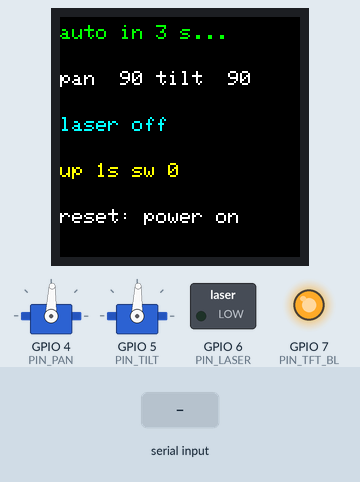
A sketch run on a simulated ESP32-S3. On the bench: 240×240 colour display, 2 × servo, switched loads named in the sketch (green lamp = pin HIGH), output pins drawn as LEDs (lit = HIGH). The inputs (shaded band) are chosen by the test bench. Servo pulses on a pin are drawn as a servo (544–2400 µs = 0–180°); what the sketch prints to the serial monitor is not drawn.

Above: at 1.9 s.
2.0 s: "r\n" received over Serial
At 2.46 s:
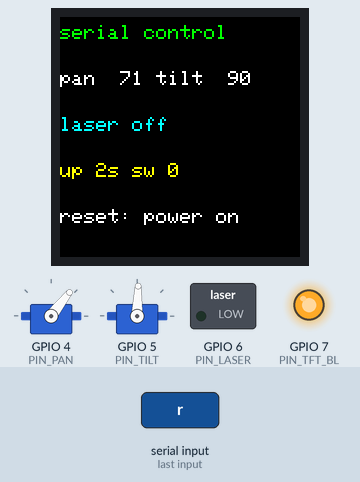
At 10.6 s:
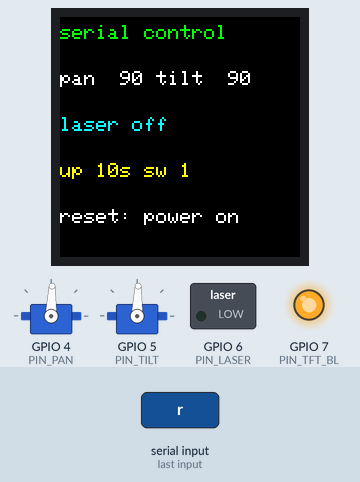
10.7 s: "l\n" received over Serial
At 19.84 s:
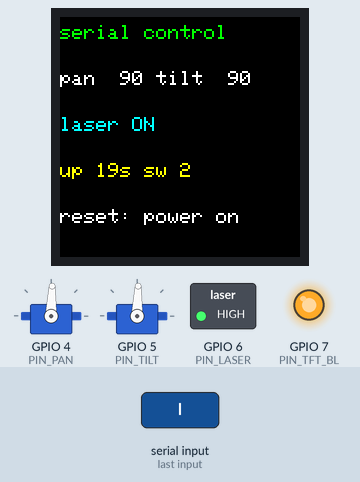
Timing chart, 0 to 27.9 s (numbered marks = the images above; inputs shaded):
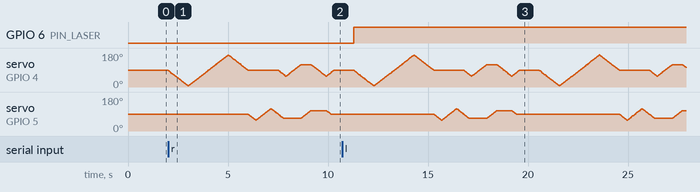

Measured:
- after the input at 2.0 s, GPIO 6 (PIN_LASER): stops changing and stays LOW; the display: changes after 0.31 s (image 1)
- after the input at 10.7 s, GPIO 6 (PIN_LASER): LOW → HIGH after 0.59 s; the display: first differs from a run without the input after 0.95 s (image 3 shows a later state)
- what the display in image 3 shows lasts 0.5 s, from 19.6 s to 20.1 s

The sketch:

servo_test.ino
```cpp
// Bench + power test for the pan-tilt + laser on the ESP32-S3 (no WiFi). Shows its state on the TFT.
// Use it to: check the servos move smoothly, centre them before fitting the arms,
// and find the tilt angle where the beam reaches horizontal.
//
// Libraries: Adafruit ST7735 and ST7789 (+ Adafruit GFX). Works with no TFT wired (draws to nothing).
// Board: "ESP32S3 Dev Module" (esp32 board package 3.x). No servo library needed: the servos are
// driven straight from the chip's LEDC PWM (ESP32Servo breaks on the newest esp32 package).
// Plug the USB cable into the port marked "UART"/"COM" (if you use the "USB" port instead,
// set Tools > USB CDC On Boot: Enabled). Serial Monitor: 115200 baud, line ending "Newline".
//
// Wiring (same pins as control_s3.ino):
//   pan servo signal (orange)  -> GPIO 4
//   tilt servo signal (orange) -> GPIO 5
//   laser S                    -> GPIO 6   (bench test only; the real build switches it with Q1)
//   laser -                    -> GND
//   servo red (+)  -> bank 5 V (breakout VBUS). NOT the ESP's 5VIN pin: it can't supply current.
//   servo brown (-) -> bank GND, AND bank GND -> ESP GND (grounds must be shared)
//   optional: 1000 uF across the servo 5 V and GND (stripe to GND) if the ESP resets when they move
//   TFT (optional): VCC -> ESP 3V3 (not 5 V), GND, SCL -> 12, SDA -> 11, RES -> 8, DC -> 9, CS -> 10, BLK -> 7
//
// Screen: mode, angles, laser, uptime, sweeps done, and WHY the ESP last reset. During a power test,
// "reset: BROWNOUT" or an uptime that keeps going back to 0 means the 5 V rail dipped.
//
// Commands (type in the Serial Monitor, press Enter):
//   c        centre both servos at 90
//   p 120    pan to 120 deg        t 70    tilt to 70 deg
//   u / d    tilt up / down by 1 deg (to creep up to horizontal)
//   s        slow sweep test of both servos, then back to centre
//   l        laser on/off
//   b        laser blink on/off (500 ms on / 500 ms off)
//   r        repeat: sweep over and over (1 s pause between) until you press r again
//   ?        print the current angles
// The laser starts OFF. Point the pan-tilt at a wall and keep faces out of the way.
//
// NO-LAPTOP MODE: if nothing is typed within 3 s of power-up (AUTO_START_MS), it sweeps forever on its own,
// with the laser BLINKING (AUTO_LASER). Point it at a wall.
// Use it to run the ESP from the power bank too (bank 5 V -> ESP 5V pin, USB unplugged):
// the ESP's own current keeps the bank from switching itself off.

#include <SPI.h>
#include <Adafruit_GFX.h>
#include <Adafruit_ST7789.h>
#include "esp_system.h"

// Minimal servo driver on the ESP32's LEDC PWM (esp32 board package 3.x API).
struct LedcServo {
  int pin = -1;
  void attach(int p) { pin = p; ledcAttach(pin, 50, 14); }   // 50 Hz, 14-bit duty (0..16383 over 20 ms)
  void write(int deg) {                                      // SG90: 500 us = 0 deg, 2400 us = 180 deg
    uint32_t us = 500 + (uint32_t)deg * 1900 / 180;
    ledcWrite(pin, us * 16383 / 20000);
  }
};

const int PIN_PAN = 4, PIN_TILT = 5, PIN_LASER = 6;
const int PIN_TFT_BL = 7, PIN_TFT_RST = 8, PIN_TFT_DC = 9, PIN_TFT_CS = 10, PIN_TFT_MOSI = 11, PIN_TFT_SCK = 12;
const uint32_t SCREEN_MS = 250;          // redraw at most this often (drawing takes a few ms)
const int PAN_MIN = 10, PAN_MAX = 170;
const int TILT_MIN = 0, TILT_MAX = 180;  // full range here, to find the limits. control_s3.ino clamps it.
const bool AUTO_LASER = true;            // laser on during the no-laptop auto sweep
const int STEP_MS = 12;                  // slew speed: 1 deg every 12 ms (smooth, gentle on the power)
const uint32_t AUTO_START_MS = 3000;     // no-laptop mode starts this long after boot if nothing is typed
const uint32_t BLINK_MS = 500;           // laser blink period half (on 500 ms, off 500 ms) in auto mode / 'b'

LedcServo pan, tilt;
void slew(LedcServo &s, int &cur, int target);  // explicit prototype (keeps the Arduino IDE from guessing one above the struct)
int panDeg = 90, tiltDeg = 90;
bool laserOn = false;
bool repeatSweep = false;  // 'r' command
bool blinkLaser = false;   // auto mode or 'b' command: laser toggles every BLINK_MS while running
uint32_t lastBlink = 0;
uint32_t sweeps = 0;
const char *resetWhy = "?";

Adafruit_ST7789 tft(&SPI, PIN_TFT_CS, PIN_TFT_DC, PIN_TFT_RST);
const uint16_t LINE_COLOR[5] = {ST77XX_GREEN, ST77XX_WHITE, ST77XX_CYAN, ST77XX_YELLOW, ST77XX_WHITE};
char shown[5][21];                       // what each line shows now (only changed lines are redrawn)
uint32_t lastScreen = 0;
bool gotCmd = false;  // stays false until something is typed -> auto-sweep mode

void setLaser(bool on) { laserOn = on; digitalWrite(PIN_LASER, on ? HIGH : LOW); }

const char *resetReason() {
  switch (esp_reset_reason()) {
    case ESP_RST_POWERON:  return "power on";
    case ESP_RST_BROWNOUT: return "BROWNOUT!";
    case ESP_RST_PANIC:    return "crash";
    case ESP_RST_INT_WDT: case ESP_RST_TASK_WDT: case ESP_RST_WDT: return "watchdog";
    case ESP_RST_SW:       return "software";
    case ESP_RST_EXT:      return "reset pin";
    default:               return "other";
  }
}

// Draw one 20-char line, padded so old text is overwritten without clearing the screen (no flicker).
void drawLine(int i, const char *text) {
  char padded[21];
  snprintf(padded, sizeof(padded), "%-20s", text);
  if (strcmp(padded, shown[i]) == 0) return;
  strcpy(shown[i], padded);
  tft.setTextColor(LINE_COLOR[i], ST77XX_BLACK);
  tft.setCursor(0, 8 + i * 46);
  tft.print(padded);
}

void screenTick() {
  uint32_t now = millis();
  if (now - lastScreen < SCREEN_MS) return;
  lastScreen = now;
  char buf[24];
  drawLine(0, (!gotCmd && now > AUTO_START_MS) ? "AUTO sweep" : (gotCmd ? "serial control" : "auto in 3 s..."));
  snprintf(buf, sizeof(buf), "pan %3d tilt %3d", panDeg, tiltDeg);     drawLine(1, buf);
  drawLine(2, blinkLaser ? "laser BLINK" : (laserOn ? "laser ON" : "laser off"));
  snprintf(buf, sizeof(buf), "up %lus sw %lu", (unsigned long)(now / 1000), (unsigned long)sweeps);
  drawLine(3, buf);
  snprintf(buf, sizeof(buf), "reset: %s", resetWhy);                    drawLine(4, buf);
}

// Called every servo step and while idling: the laser blinks and the screen updates even during a sweep.
void tick() {
  if (blinkLaser) {
    uint32_t now = millis();
    if (now - lastBlink >= BLINK_MS) { lastBlink = now; setLaser(!laserOn); }
  }
  screenTick();
}

// delay() that keeps the laser blinking.
void waitMs(uint32_t ms) {
  uint32_t t0 = millis();
  while (millis() - t0 < ms) { tick(); delay(5); }
}

int clampi(int v, int lo, int hi) { return v < lo ? lo : (v > hi ? hi : v); }

// Move one servo gradually from its current angle to the target.
void slew(LedcServo &s, int &cur, int target) {
  while (cur != target) {
    cur += (target > cur) ? 1 : -1;
    s.write(cur);
    tick();
    delay(STEP_MS);
  }
}

// Move both servos together (both arrive at the same time).
void slewBoth(int panT, int tiltT) {
  while (panDeg != panT || tiltDeg != tiltT) {
    if (panDeg != panT) panDeg += (panT > panDeg) ? 1 : -1;
    if (tiltDeg != tiltT) tiltDeg += (tiltT > tiltDeg) ? 1 : -1;
    pan.write(panDeg);
    tilt.write(tiltDeg);
    tick();
    delay(STEP_MS);
  }
}

void report() {
  Serial.printf("pan %d  tilt %d  laser %s\n", panDeg, tiltDeg, laserOn ? "ON" : "off");
}

void sweep() {
  Serial.println("sweep: pan 10 -> 170 -> 90, tilt 60 -> 120 -> 90, then both together");
  slew(pan, panDeg, PAN_MIN);
  slew(pan, panDeg, PAN_MAX);
  slew(pan, panDeg, 90);
  slew(tilt, tiltDeg, 60);
  slew(tilt, tiltDeg, 120);
  slew(tilt, tiltDeg, 90);
  slewBoth(60, 70);    // both at once: a diagonal box
  slewBoth(120, 70);
  slewBoth(120, 110);
  slewBoth(60, 110);
  slewBoth(90, 90);
  sweeps++;
  Serial.println("sweep done. Smooth? No buzzing/jitter? No ESP reset?");
}

void setup() {
  pinMode(PIN_LASER, OUTPUT);
  digitalWrite(PIN_LASER, LOW);  // laser off at boot
  Serial.begin(115200);
  resetWhy = resetReason();
  pinMode(PIN_TFT_BL, OUTPUT); digitalWrite(PIN_TFT_BL, HIGH);
  SPI.begin(PIN_TFT_SCK, -1, PIN_TFT_MOSI, PIN_TFT_CS);
  tft.init(240, 240);  // module with no CS pin: tft.init(240, 240, SPI_MODE3)
  tft.setSPISpeed(40000000);
  tft.fillScreen(ST77XX_BLACK);
  tft.setTextSize(2);
  tft.setTextWrap(false);
  screenTick();
  delay(500);
  pan.attach(PIN_PAN);
  tilt.attach(PIN_TILT);
  pan.write(panDeg);
  tilt.write(tiltDeg);
  Serial.printf("\nlast reset: %s\n", resetWhy);
  Serial.println("servo_test ready. Both servos at 90. Commands: c, p <deg>, t <deg>, u, d, s, r, l, b, ?");
}

void loop() {
  if (!Serial.available()) {
    if (!gotCmd && millis() > AUTO_START_MS) {  // no-laptop mode
      if (AUTO_LASER && !blinkLaser) { blinkLaser = true; Serial.println("auto mode: sweep + laser blink"); }
      sweep(); waitMs(1000);
    } else if (repeatSweep) { sweep(); waitMs(1000); }
    else tick();
    return;
  }
  if (!gotCmd && blinkLaser) { blinkLaser = false; setLaser(false); }  // typing stops auto mode
  gotCmd = true;
  String line = Serial.readStringUntil('\n');
  line.trim();
  if (line.length() == 0) return;
  char cmd = line.charAt(0);
  int arg = line.substring(1).toInt();

  switch (cmd) {
    case 'c': slew(pan, panDeg, 90); slew(tilt, tiltDeg, 90); break;
    case 'p': slew(pan, panDeg, clampi(arg, PAN_MIN, PAN_MAX)); break;
    case 't': slew(tilt, tiltDeg, clampi(arg, TILT_MIN, TILT_MAX)); break;
    case 'u': slew(tilt, tiltDeg, clampi(tiltDeg + 1, TILT_MIN, TILT_MAX)); break;
    case 'd': slew(tilt, tiltDeg, clampi(tiltDeg - 1, TILT_MIN, TILT_MAX)); break;
    case 's': sweep(); break;
    case 'r': repeatSweep = !repeatSweep; Serial.println(repeatSweep ? "repeat ON (r to stop)" : "repeat off"); break;
    case 'l': blinkLaser = false; setLaser(!laserOn); break;
    case 'b': blinkLaser = !blinkLaser; if (!blinkLaser) setLaser(false);
              Serial.println(blinkLaser ? "blink ON (b to stop)" : "blink off"); break;
    case '?': break;
    default: Serial.println("commands: c, p <deg>, t <deg>, u, d, s, r, l, b, ?"); return;
  }
  report();
}
```
